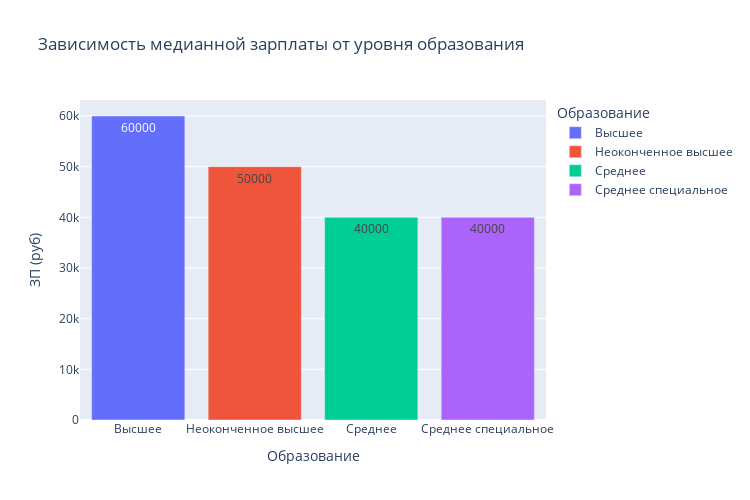

Write notebook code for a chart like this one.
### Markdown cell above
4. Постройте диаграмму, которая показывает зависимость **медианной** желаемой заработной платы (**"ЗП (руб)"**) от уровня образования (**"Образование"**). Используйте для диаграммы данные о резюме, где желаемая заработная плата меньше 1 млн рублей.
*Сделайте выводы по представленной диаграмме: для каких уровней образования наблюдаются наибольшие и наименьшие уровни желаемой заработной платы? Как вы считаете, важен ли признак уровня образования при прогнозировании заработной платы?*

### Code cell
bar_data1 = hh_data[hh_data['ЗП (руб)']<1e6].groupby('Образование', as_index=False).median()
sal_edu = px.bar(
    data_frame=bar_data1,
    x='Образование',
    y='ЗП (руб)',
    color='Образование',
    text='ЗП (руб)',
    orientation='v',
    height=500,
    width=750,
    title='Зависимость медианной зарплаты от уровня образования'
)
sal_edu.show()

### Figure 1 — Plotly figure (JSON) as saved in the notebook; plotly's stock layout.template omitted (floating-point values rounded to 4 significant figures)
{"data": [{"alignmentgroup": "True", "hovertemplate": "Образование=%{x}<br>ЗП (руб)=%{text}<extra></extra>", "legendgroup": "Высшее", "marker": {"color": "#636efa", "pattern": {"shape": ""}}, "name": "Высшее", "offsetgroup": "Высшее", "orientation": "v", "showlegend": true, "text": [60000], "textposition": "auto", "type": "bar", "x": ["Высшее"], "xaxis": "x", "y": [60000], "yaxis": "y"}, {"alignmentgroup": "True", "hovertemplate": "Образование=%{x}<br>ЗП (руб)=%{text}<extra></extra>", "legendgroup": "Неоконченное высшее", "marker": {"color": "#EF553B", "pattern": {"shape": ""}}, "name": "Неоконченное высшее", "offsetgroup": "Неоконченное высшее", "orientation": "v", "showlegend": true, "text": [50000], "textposition": "auto", "type": "bar", "x": ["Неоконченное высшее"], "xaxis": "x", "y": [50000], "yaxis": "y"}, {"alignmentgroup": "True", "hovertemplate": "Образование=%{x}<br>ЗП (руб)=%{text}<extra></extra>", "legendgroup": "Среднее", "marker": {"color": "#00cc96", "pattern": {"shape": ""}}, "name": "Среднее", "offsetgroup": "Среднее", "orientation": "v", "showlegend": true, "text": [40000], "textposition": "auto", "type": "bar", "x": ["Среднее"], "xaxis": "x", "y": [40000], "yaxis": "y"}, {"alignmentgroup": "True", "hovertemplate": "Образование=%{x}<br>ЗП (руб)=%{text}<extra></extra>", "legendgroup": "Среднее специальное", "marker": {"color": "#ab63fa", "pattern": {"shape": ""}}, "name": "Среднее специальное", "offsetgroup": "Среднее специальное", "orientation": "v", "showlegend": true, "text": [40000], "textposition": "auto", "type": "bar", "x": ["Среднее специальное"], "xaxis": "x", "y": [40000], "yaxis": "y"}], "layout": {"barmode": "relative", "height": 500, "legend": {"title": {"text": "Образование"}, "tracegroupgap": 0}, "title": {"text": "Зависимость медианной зарплаты от уровня образования"}, "width": 750, "xaxis": {"anchor": "y", "categoryarray": ["Высшее", "Неоконченное высшее", "Среднее", "Среднее специальное"], "categoryorder": "array", "domain": [0, 1], "title": {"text": "Образование"}}, "yaxis": {"anchor": "x", "domain": [0, 1], "title": {"text": "ЗП (руб)"}}}}
